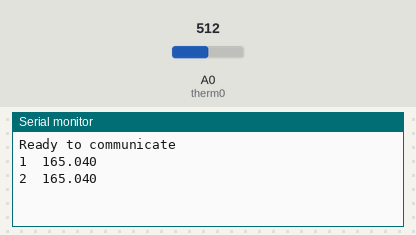
Simulated run of this sketch. Board: Arduino Zero (SAMD21). Parts: the last lines printed to the serial monitor. Inputs (shaded band) come from the test bench; at power-on: A0 (therm0) = 512 (analog values on the 0–1023 scale).

Above: at 1.3 s.
1.4 s: A0 (therm0) set to 716
At 2.6 s:
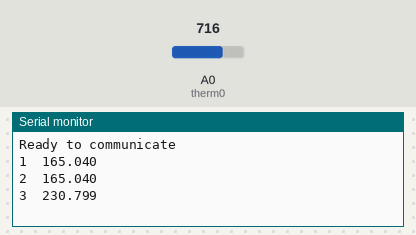
2.9 s: A0 (therm0) set to 900
At 4.0 s:
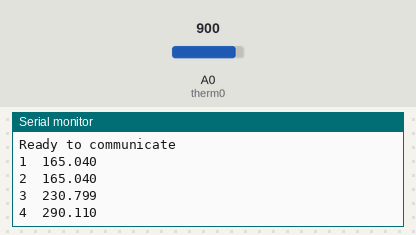
Timing chart, 0 to 5.9 s (numbered marks = the images above; inputs shaded):
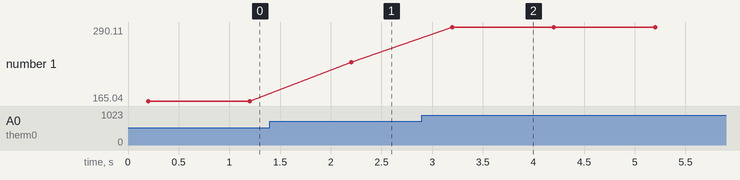

Measured:
- after the input at 1.4 s, the serial monitor: prints a new line after 0.80 s (image 1)
- after the input at 2.9 s, the serial monitor: prints a new line after 0.30 s (image 2)
- plotted number 1: 165.04 → 230.8 after the input at 1.4 s, 230.8 → 290.11 after the input at 2.9 s

The sketch:

WVR_heater_PID_loop_simplified.ino
```cpp
/*


*/

//#include <PID_v1.h>

//Define Variables we'll be connecting to
//double Setpoint, Input, Output;

//Specify the links and initial tuning parameters
//PID myPID(&Input, &Output, &Setpoint, 3000.0, 14.0, 40.0, DIRECT);

//float filteral;         // this determines smoothness  - .0001 is max  1 is off (no smoothing)
//float smoothedVal;     // this holds the last loop value just use a unique variable for every different sensor that needs smoothing
static long counter = 0;

const int therm0 = A0;  //  Air temperature used to regulate on.
//const int therm1 = A1;  //  Temperature of the OPA-541 case.
//const int therm2 = A2;  //
//const int therm3 = A3;  //
//const int therm4 = A4;  //
//const int therm5 = A5;  //
//const int therm6 = A6;  //
//const int therm7 = A7;  //
//const int therm8 = A8;  //
//const int therm9 = A9;  //
//const int therm10 = A10; // AD590 number 1
//const int therm11 = A11; // AD590 number 2

// the setup routine runs once when you press reset:
void setup() {
  analogReadResolution(12);  // sets the analog input resolution to 12bits (10bits is default)
  //analogWriteResolution(12); // set the analog output resolution to 12 bit (4096 levels)
  //pinMode(11, OUTPUT);
  // initialize serial communication at 9600 bits per second:
  Serial.begin(9600);
  Serial.flush();
  Serial.println("Ready to communicate");

  //initialize the variables we're using
  delay(100);
  float temp0 =  analogRead(therm0) * 3.3 / 4095.0 * 100.0;
  //Setpoint = 19.0;   // set point  in C.
  //smoothedVal = Setpoint;
  //Input = smoothedVal;

  //turn the PID on
  //myPID.SetMode(AUTOMATIC);
  //myPID.SetOutputLimits(0, 4095);
  //myPID.SetSampleTime(1000);   // 1000 ms
}

// the loop routine runs over and over again forever:
void loop() {
  if (counter == 0) // to prevent the first reading of the analog inputs to be junk
{delay(100);}

  counter++;
  // read the input on analog pin 0 through 11;
  float temp0 =  analogRead(therm0) * 3.3 / 4095.0 * 100.0;
  //float temp1 =  analogRead(therm1) * 3.3 / 4095.0 * 100.0;
  //float temp2 =  analogRead(therm2) * 3.3 / 4095.0 * 100.0;
  //float temp3 =  analogRead(therm3) * 3.3 / 4095.0 * 100.0;
  //float temp4 =  analogRead(therm4) * 3.3 / 4095.0 * 100.0;
  //float temp5 =  analogRead(therm5) * 3.3 / 4095.0 * 100.0;
  //float temp6 =  analogRead(therm6) * 3.3 / 4095.0 * 100.0;
  //float temp7 =  analogRead(therm7) * 3.3 / 4095.0 * 100.0;
  //float temp8 =  analogRead(therm8) * 3.3 / 4095.0 * 100.0;
  //float temp9 =  analogRead(therm9) * 3.3 / 4095.0 * 100.0;
  //float temp10 = analogRead(therm10) * 3.3 / 4095.0* 100.0 -273.15; // AD590 10mV/K ( 10K )
  //float temp11 = analogRead(therm11) * 3.3 / 4095.0* 100.0 -273.15; //AD590 10mV/K (10K)


  // smooth the sensor I want to PID on.
  //smoothedVal =  smooth(temp0, 0.9, smoothedVal);
  //Input = smoothedVal;
  //myPID.Compute();
  //analogWrite(11, Output);

  // print out the value you read:
  Serial.print(counter);
  Serial.print("\t");
  Serial.println(temp0, 3);
 /* Serial.print("\t");
  Serial.print(Input, 3);
  Serial.print("\t");
  Serial.print(temp1, 3);
  Serial.print("\t");
  Serial.print(temp2, 3);
  Serial.print("\t");
  Serial.print(temp3, 3);
  Serial.print("\t");
  Serial.print(temp4, 3);
  Serial.print("\t");
  Serial.print(temp5, 3);
  Serial.print("\t");
  Serial.print(temp6, 3);
  Serial.print("\t");
  Serial.print(temp7, 3);
  Serial.print("\t");
  Serial.print(temp8, 3);
  Serial.print("\t");
  Serial.print(temp9, 3);
  Serial.print("\t");
  Serial.print(temp10, 3);
  Serial.print("\t");
  Serial.print(temp11, 3);
  Serial.print("\t");
  Serial.println(Output, 3);
  */
  delay(1000);        // delay in between reads for stability
}

//float smooth(float data, float filterVal, float smoothedVal) {
//  if (filterVal > 1) {     // check to make sure param's are within range
//    filterVal = .99;
//  }
//  else if (filterVal <= 0) {
//    filterVal = 0;
//  }
//
//  smoothedVal = (data * (1.0 - filterVal)) + (smoothedVal  *  filterVal);
//  return smoothedVal;
//}
```
